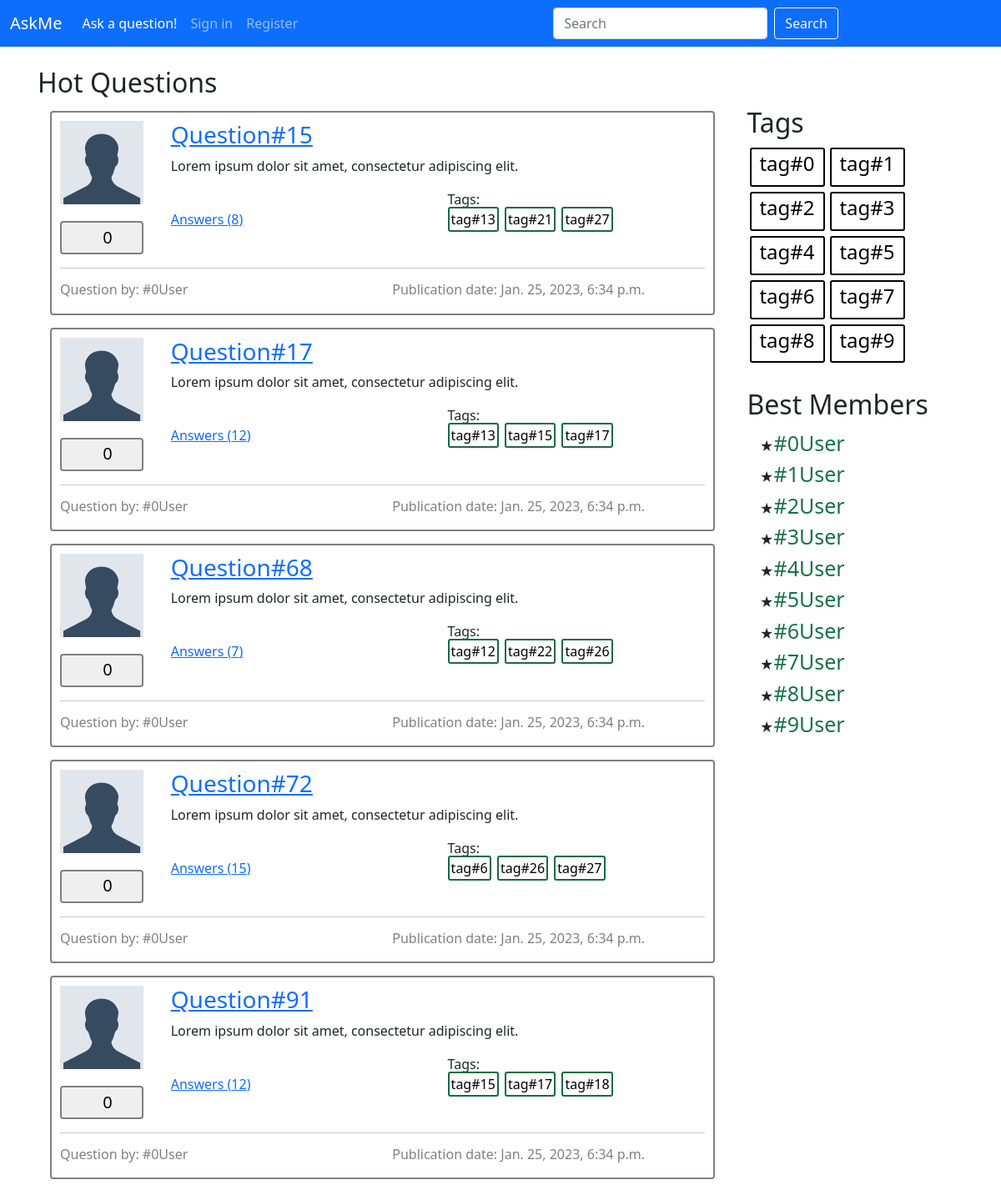
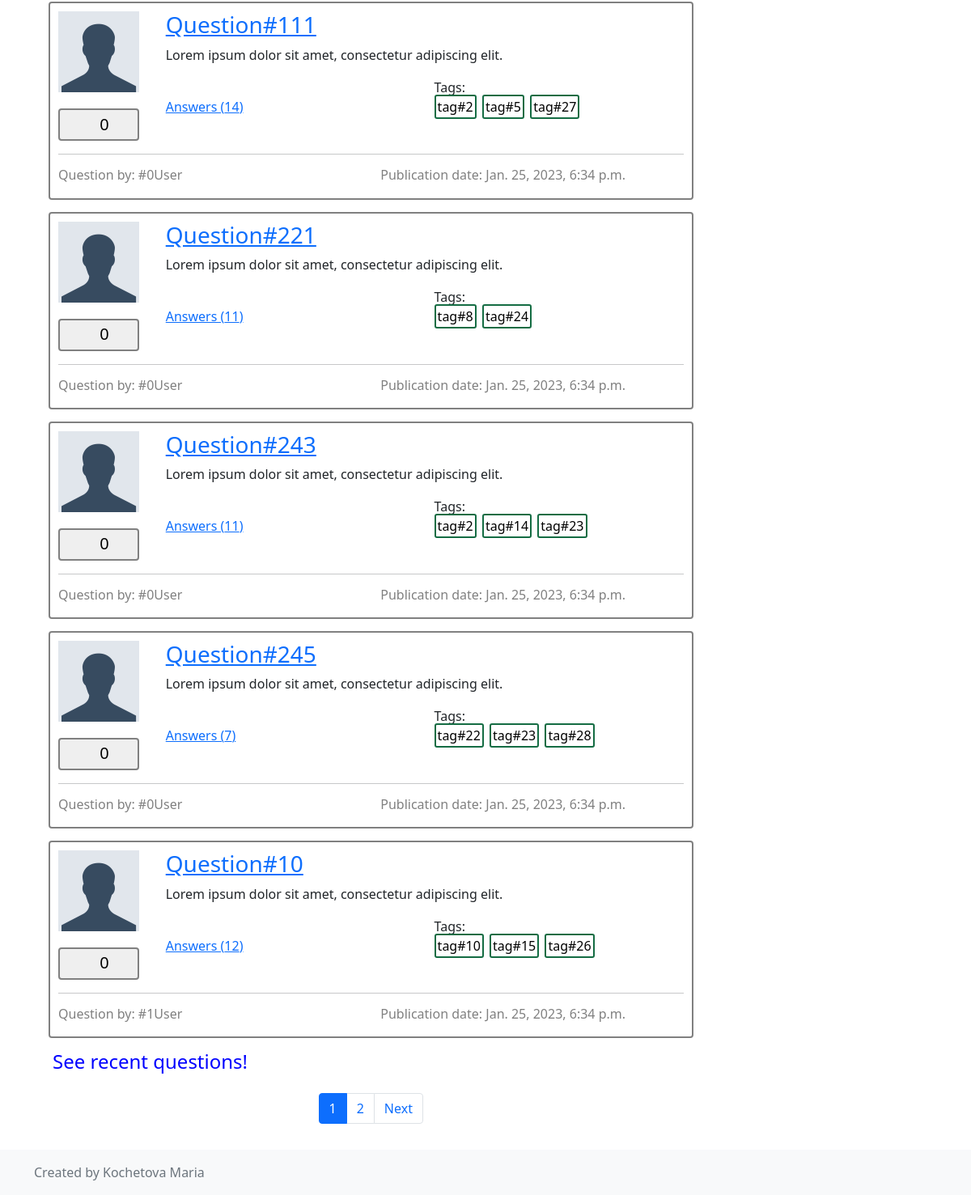
The page / on the database its author committed (2 pictures, top to bottom).
### app/models.py (models this page shows, shortened)
class Question(models.Model):
    objects = QuestionManager()
    author = models.ForeignKey(Profile, null=False, on_delete=models.CASCADE)
    tags = models.ManyToManyField(Tag, blank=True, related_name='questions')
    date = models.DateTimeField(auto_now=True)
    title = models.CharField(max_length=100)
    text = models.TextField(max_length=5000)
    def get_author(self):
        return self.author
    def get_username(self):
        return self.author.user.username
    def get_like_count(self):
        return LikeQ.objects.filter(question_id=self.id).count()
    def get_answer_count(self):
        return Answer.objects.filter(question_id=self.id).count()
    def get_tags(self):
        return self.tags.all()

class Tag(models.Model):
    objects = TagManager()
    title = models.CharField(max_length=30)

class Profile(models.Model):
    objects = ProfileManager()
    user = models.OneToOneField(User, null=True, related_name='profile_related', on_delete=models.CASCADE)
    avatar = models.ImageField(null=True, blank=True, upload_to='profiles/avatars/')
    bio = models.TextField(null=True, blank=True, max_length=100)

### app/views.py (the view)
# urls.py: path('', views.index, name="index"),
def index(request):
    return render(request, 'index.html', create_content(models.Question.objects.get_hot_questions(), request))

### app/models.py (called while the page is built)
    def get_hot_questions(self):
        return self.annotate(count=Count('likeq', distinct=True)).order_by('-count')

### app/views.py (called while the page is built)
def pagination(objects, request):
    paginator = Paginator(objects, PAGINATION_SIZE)
    page_number = request.GET.get('page')
    page = paginator.get_page(page_number)
    return page

def create_content_right():
    content = {
        "tags": top_tags,
        "users": top_users,
    }
    return content

def create_content(objects, request):
    page = pagination(objects, request)
    content = create_content_right()
    content["content"] = page
    return content

### templates/index.html
{% extends 'inc/base.html' %}
{% load static %}
{% block content %}
    <h2 class="header-green"> Hot Questions </h2>
    {% for question in content %}
        {% include "inc/single_question.html" %}
    {% endfor %}
     <h4 class="header-green hot_recent_link"><a href="{% url 'recent' %}">See recent questions!</a></h4>
    {% include 'inc/paginator.html' %}
{% endblock content %}

### templates/inc/single_question.html (shortened to what this page needs)
{% load static %}
<div class="question">
    <div class="row">
        <div class="col-2">
            <div class="avatar">
                {% if question.get_author.avatar %}
                    <img src="{{ MEDIA_URL }}{{ question.get_author.avatar.url }}" alt="">
                {% else %}
                    <img src="{% static 'img/default.png' %}" alt="">
                {% endif %}
            </div>
            <button class="counter like_question" data-id="{{ question.id }}">
                <span>{{ question.get_like_count }}</span>
            </button>
        </div>
        <div class="col-10">
            <h3><a class="header-green" href="{% url "single_q" question.id %}">{{ question.title }}</a></h3>
            <p class="question_text">{{ question.text }}</p>
            <div class="row align-items-end question-meta">
                <div class="col mb-5">
                    <a href="{% url "single_q" question.id %}#answers_list"> Answers
                        ({{ question.get_answer_count }})</a>
                </div>
                <div class="col mb-5">
                    <span class="header-green tags_title">Tags: </span>
                    <div>
                        {% for tag in question.get_tags %}
                            <a class="tag_in_question" href="{% url "single_tag" tag.title %}">{{ tag.title }}</a>
                        {% endfor %}
                    </div>
                </div>
            </div>
        </div>
    </div>
    <hr>
    <div class="row">
        <div class="col-6 ">
            <h6><a class="name_by_question" href="{% url "profile" question.author.user.id %}"> Question
                by: {{ question.get_username }}</a></h6>
        </div>
        <div class="col-6">
            <h6 class="pub_date">Publication date: {{ question.date }}</h6>
        </div>
    </div>
</div>

### templates/inc/best_tags_members.html
{% load static %}
<h2 class="mt-5"> Tags </h2>
    <div class="tagcontainer">
        {% for tag in tags %}
           {% include "inc/single_tag.html" %}
        {% endfor %}
    </div>
    <div style="margin-top: 300px">
        <h2 class="members"> Best Members </h2>
        <ul class="members_list">
        {% for user in users %}
            <li><a class="members_list_item" href="{% url "profile" user.user.id %}"> {{user.user.username}}</a></li>
        {% endfor %}
        </ul>
    </div>

### templates/inc/single_tag.html
{% load static %}
<div class="tag">
    <h4><a href ="{% url "single_tag" tag.title %}"> {{ tag.title }}</a> </h4>
</div>

### static/css/main.css (style rules this page uses)
body { background-color: #FFF; }
.question { background-color: white; border: 2px solid gray; border-radius: 4px; margin: 15px; padding: 10px; }
.avatar { height: 100px; width: 100px; margin-bottom: 20px; }
.avatar img { max-width: 100%; height: 100%; width: 100%; object-fit: cover; }
.counter { width: 100px; padding: 5px; border: solid gray 2px; border-radius: 4px; height: 40px; transition: 0.25s; }
.counter span { font-size: 20px; margin-left: 10px; position: relative; top: -10%; }
.question_text { max-height: 190px; min-height: 10px; overflow: hidden; }
.tag_in_question { padding: 2px; margin-right: 3px; margin-bottom: 10px; overflow: hidden; max-width: 10px; border: #146c43 solid 2px; border-radius: 3px; text-decoration: none; color: black; transition: 0.2s; }
.name_by_question { text-decoration: none; color: gray; transition: 0.2s; }
.pub_date { color: gray; }
.question-meta { height: 60px; }
.members { margin-top:50% }
.tag { background-color: white; min-height: 45px; text-align: center; min-width: 90px; margin: 3px; padding: 3px; border: 2px solid black; border-radius: 3px; float: left; transition: 0.2s; }
.tag a { text-decoration: none; color: black; }
.members_list li::marker { content: "\2605"; size: 10px; margin-right: 5px; }
.members_list_item { text-decoration: none; font-size: 25px; color: #157347; }
.hot_recent_link { margin-left: 20px; }
.hot_recent_link a { text-decoration: none; color: blue; transition: 0.2s; }

### rows shown on the page
Question: get_like_count "0", title "Question#15", text "Lorem ipsum dolor sit amet, consectetur adipiscing elit.", get_answer_count "8", get_username "#0User", date "Jan. 25, 2023, 6:34 p.m."
Tag: title "tag#13"
Tag: title "tag#21"
Tag: title "tag#27"
Question: get_like_count "0", title "Question#17", text "Lorem ipsum dolor sit amet, consectetur adipiscing elit.", get_answer_count "12", get_username "#0User", date "Jan. 25, 2023, 6:34 p.m."
Tag: title "tag#15"
Tag: title "tag#17"
Question: get_like_count "0", title "Question#68", text "Lorem ipsum dolor sit amet, consectetur adipiscing elit.", get_answer_count "7", get_username "#0User", date "Jan. 25, 2023, 6:34 p.m."
Tag: title "tag#12"
Tag: title "tag#22"
Tag: title "tag#26"
Question: get_like_count "0", title "Question#72", text "Lorem ipsum dolor sit amet, consectetur adipiscing elit.", get_answer_count "15", get_username "#0User", date "Jan. 25, 2023, 6:34 p.m."
Tag: title "tag#6"
Question: get_like_count "0", title "Question#91", text "Lorem ipsum dolor sit amet, consectetur adipiscing elit.", get_answer_count "12", get_username "#0User", date "Jan. 25, 2023, 6:34 p.m."
Tag: title "tag#18"
Question: get_like_count "0", title "Question#111", text "Lorem ipsum dolor sit amet, consectetur adipiscing elit.", get_answer_count "14", get_username "#0User", date "Jan. 25, 2023, 6:34 p.m."
Tag: title "tag#2"
Tag: title "tag#5"
Question: get_like_count "0", title "Question#221", text "Lorem ipsum dolor sit amet, consectetur adipiscing elit.", get_answer_count "11", get_username "#0User", date "Jan. 25, 2023, 6:34 p.m."
Tag: title "tag#8"
Tag: title "tag#24"
Question: get_like_count "0", title "Question#243", text "Lorem ipsum dolor sit amet, consectetur adipiscing elit.", get_answer_count "11", get_username "#0User", date "Jan. 25, 2023, 6:34 p.m."
Tag: title "tag#14"
Tag: title "tag#23"
Question: get_like_count "0", title "Question#245", text "Lorem ipsum dolor sit amet, consectetur adipiscing elit.", get_answer_count "7", get_username "#0User", date "Jan. 25, 2023, 6:34 p.m."
Tag: title "tag#28"
Question: get_like_count "0", title "Question#10", text "Lorem ipsum dolor sit amet, consectetur adipiscing elit.", get_answer_count "12", get_username "#1User", date "Jan. 25, 2023, 6:34 p.m."
Tag: title "tag#10"
Tag: title "tag#0"
Tag: title "tag#1"
Tag: title "tag#3"
Tag: title "tag#4"
Tag: title "tag#7"
Tag: title "tag#9"
Profile: user.username "#0User"
Profile: user.username "#1User"
Profile: user.username "#2User"
Profile: user.username "#3User"
Profile: user.username "#4User"
Profile: user.username "#5User"
Profile: user.username "#6User"
Profile: user.username "#7User"
Profile: user.username "#8User"
Profile: user.username "#9User"

### other values the page prints
{{ content.number }} "1"
{{ content.next_page_number }} "2"
